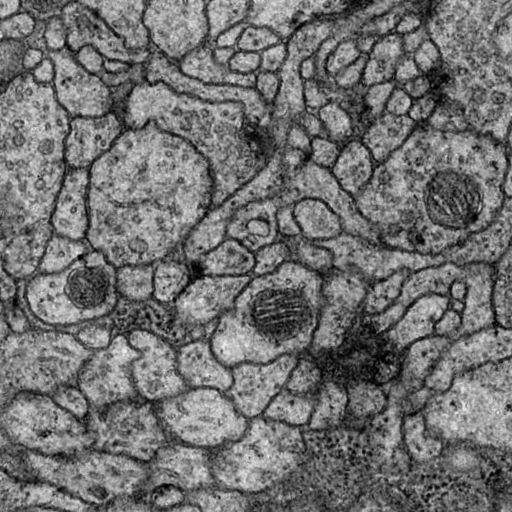
#> input picture Intestinal_organoid_analysis/structured_analysis/UNET/Medical_Datasets/Images/4.png, 512 x 512 px, found by its file name
$ python Skeleton.py
#> lines starting #> are read from the running program, lines starting #| are printed output that depends on the picture; after the words box and inside, x2 and y2 are one past the last pixel; in counts of white or black regions, pixels touching at a corner belong together
### Organoids_tracking/yolov5-unet-track/Skeleton_point.py
def neighbours(x,y,image):
    """Return 8-neighbours of image point P1(x,y), in a clockwise order"""
    img = image
    x_1, y_1, x1, y1 = x-1, y-1, x+1, y+1;
    return [ img[x_1][y], img[x_1][y1], img[x][y1], img[x1][y1], img[x1][y], img[x1][y_1], img[x][y_1], img[x_1][y_1] ]


def getSkeletonIntersection(skeleton):
    """ Given a skeletonised image, it will give the coordinates of the intersections of the skeleton.
    Keyword arguments:
    skeleton -- the skeletonised image to detect the intersections of
    Returns:
    List of 2-tuples (x,y) containing the intersection coordinates
    """
    # A biiiiiig list of valid intersections             2 3 4
    # These are in the format shown to the right         1 C 5
    #                                                    8 7 6
    validIntersection = [[0,1,0,1,0,0,1,0],[0,0,1,0,1,0,0,1],[1,0,0,1,0,1,0,0],
                         [0,1,0,0,1,0,1,0],[0,0,1,0,0,1,0,1],[1,0,0,1,0,0,1,0],
                         [0,1,0,0,1,0,0,1],[1,0,1,0,0,1,0,0],[0,1,0,0,0,1,0,1],
                         [0,1,0,1,0,0,0,1],[0,1,0,1,0,1,0,0],[0,0,0,1,0,1,0,1],
                         [1,0,1,0,0,0,1,0],[1,0,1,0,1,0,0,0],[0,0,1,0,1,0,1,0],
                         [1,0,0,0,1,0,1,0],[1,0,0,1,1,1,0,0],[0,0,1,0,0,1,1,1],
                         [1,1,0,0,1,0,0,1],[0,1,1,1,0,0,1,0],[1,0,1,1,0,0,1,0],
                         [1,0,1,0,0,1,1,0],[1,0,1,1,0,1,1,0],[0,1,1,0,1,0,1,1],
                         [1,1,0,1,1,0,1,0],[1,1,0,0,1,0,1,0],[0,1,1,0,1,0,1,0],
                         [0,0,1,0,1,0,1,1],[1,0,0,1,1,0,1,0],[1,0,1,0,1,1,0,1],
                         [1,0,1,0,1,1,0,0],[1,0,1,0,1,0,0,1],[0,1,0,0,1,0,1,1],
                         [0,1,1,0,1,0,0,1],[1,1,0,1,0,0,1,0],[0,1,0,1,1,0,1,0],
                         [0,0,1,0,1,1,0,1],[1,0,1,0,0,1,0,1],[1,0,0,1,0,1,1,0],
                         [1,0,1,1,0,1,0,0]];
    image = skeleton.copy();
    image = image/255;
    intersections = list();
    for x in range(1,len(image)-1):
        for y in range(1,len(image[x])-1):
            # If we have a white pixel
            if image[x][y] == 1:
                neighbour = neighbours(x,y,image)
                if neighbour in validIntersection:
                    intersections.append((y,x))
    # Filter intersections to make sure we don't count them twice or ones that are very close together
    for point1 in intersections:
        for point2 in intersections:
            if (((point1[0] - point2[0])**2 + (point1[1] - point2[1])**2) < 10**2) and (point1 != point2):
                intersections.remove(point2);
    # Remove duplicates
    intersections = list(set(intersections));
    return intersections;


def  getSkeletonEndpoint(skeleton):
    validEndpoint = [[1,0,0,0,0,0,0,0],
                     [0,1,0,0,0,0,0,0],
                     [0,0,1,0,0,0,0,0],
                     [0,0,0,1,0,0,0,0],
                     [0,0,0,0,1,0,0,0],
                     [0,0,0,0,0,1,0,0],
                     [0,0,0,0,0,0,1,0],
                     [0,0,0,0,0,0,0,1]]
    image = skeleton.copy();
    image = image/255;
    Endpoints = list();
    for x in range(1,len(image)-1):
        for y in range(1,len(image[x])-1):
            # If we have a white pixel
            if image[x][y] == 1:
                neighbour = neighbours(x,y,image)
                if neighbour in validEndpoint:
                    Endpoints.append((y,x))
    Endpoints = list(set(Endpoints))
    return Endpoints

### Organoids_tracking/yolov5-unet-track/Skeleton.py
import numpy as np
import cv2
import random
from skimage import morphology, io
from Skeleton_point import getSkeletonIntersection,getSkeletonEndpoint
STANDARD_COLORS = [
    'AliceBlue', 'Chartreuse', 'Aqua', 'Aquamarine', 'PowderBlue', 'BurlyWood', 'Beige',
    'Bisque','BlanchedAlmond', 'LightPink', 'CadetBlue', 'AntiqueWhite',
    'Chocolate', 'Coral', 'CornflowerBlue', 'Cornsilk', 'Crimson', 'Cyan',
    'DarkCyan', 'DarkGoldenRod', 'DarkGrey', 'DarkKhaki', 'DarkOrange',
    'DarkOrchid', 'DarkSalmon', 'DarkSeaGreen', 'DarkTurquoise', 'DarkViolet',
    'DeepPink', 'DeepSkyBlue', 'DodgerBlue', 'FireBrick', 'FloralWhite',
    'ForestGreen', 'Fuchsia', 'Gainsboro', 'GhostWhite', 'Gold', 'GoldenRod',
    'Salmon', 'Tan', 'HoneyDew', 'HotPink', 'IndianRed', 'Ivory', 'Khaki',
    'Lavender', 'LavenderBlush', 'LawnGreen', 'LemonChiffon', 'LightBlue',
    'LightCoral', 'LightCyan', 'LightGoldenRodYellow', 'LightGray', 'LightGrey',
    'LightGreen', 'BlueViolet', 'LightSalmon', 'LightSeaGreen', 'LightSkyBlue',
    'LightSlateGray', 'LightSlateGrey', 'LightSteelBlue', 'LightYellow', 'Lime',
    'LimeGreen', 'Linen', 'Magenta', 'MediumAquaMarine', 'MediumOrchid',
    'MediumPurple', 'MediumSeaGreen', 'MediumSlateBlue', 'MediumSpringGreen',
    'MediumTurquoise', 'MediumVioletRed', 'MintCream', 'MistyRose', 'Moccasin',
    'NavajoWhite', 'OldLace', 'Olive', 'OliveDrab', 'Orange', 'OrangeRed',
    'Orchid', 'PaleGoldenRod', 'PaleGreen', 'PaleTurquoise', 'PaleVioletRed',
    'PapayaWhip', 'PeachPuff', 'Peru', 'Pink', 'Plum', 'Maroon', 'Purple',
    'Red', 'RosyBrown', 'RoyalBlue', 'SaddleBrown', 'Green', 'SandyBrown',
    'SeaGreen', 'SeaShell', 'Sienna', 'Silver', 'SkyBlue', 'SlateBlue',
    'SlateGray', 'SlateGrey', 'Snow', 'SpringGreen', 'SteelBlue', 'GreenYellow',
    'Teal', 'Thistle', 'Tomato', 'Turquoise', 'Violet', 'Wheat', 'White',
    'WhiteSmoke', 'Yellow', 'YellowGreen'
]
# binary image thinning (skeletonization) in-place.
# implements Zhang-Suen algorithm.
# http://agcggs680.pbworks.com
# /f/Zhan-Suen_algorithm.pdf
# @param im   the binary image
# [37 lines left out: functions thinningZS, thinningZSIteration, not called in this run]


def thinningSkimage(im):
    from skimage.morphology import skeletonize
    return skeletonize(im).astype(np.uint8)


def thinning(im):
    try:
        return thinningSkimage(im)
    except:
        return thinningZS(im)


# check if a region has any white pixel
def notEmpty(im, x, y, w, h):
    return np.sum(im) > 0


# merge ith fragment of second chunk to first chunk
# @param c0   fragments from first  chunk
# @param c1   fragments from second chunk
# @param i    index of the fragment in first chunk
# @param sx   (x or y) coordinate of the seam
# @param isv  is vertical, not horizontal?
# @param mode 2-bit flag,
#             MSB = is matching the left (not right) end of the fragment from first  chunk
#             LSB = is matching the right (not left) end of the fragment from second chunk
# @return     matching successful?
#
def mergeImpl(c0, c1, i, sx, isv, mode):
    B0 = (mode >> 1 & 1) > 0;  # match c0 left
    B1 = (mode >> 0 & 1) > 0;  # match c1 left
    mj = -1;
    md = 4;  # maximum offset to be regarded as continuous

    p1 = c1[i][0 if B1 else -1];

    if (abs(p1[isv] - sx) > 0):  # not on the seam, skip
        return False

    # find the best match
    for j in range(len(c0)):
        p0 = c0[j][0 if B0 else -1];
        if (abs(p0[isv] - sx) > 1):  # not on the seam, skip
            continue

        d = abs(p0[not isv] - p1[not isv]);
        if (d < md):
            mj = j;
            md = d;

    if (mj != -1):  # best match is good enough, merge them
        if (B0 and B1):
            c0[mj] = list(reversed(c1[i])) + c0[mj]
        elif (not B0 and B1):
            c0[mj] += c1[i]
        elif (B0 and not B1):
            c0[mj] = c1[i] + c0[mj]
        else:
            c0[mj] += list(reversed(c1[i]))

        c1.pop(i);
        return True;
    return False;


HORIZONTAL = 1;
VERTICAL = 2;


# merge fragments from two chunks
# @param c0   fragments from first  chunk
# @param c1   fragments from second chunk
# @param sx   (x or y) coordinate of the seam
# @param dr   merge direction, HORIZONTAL or VERTICAL?
#
def mergeFrags(c0, c1, sx, dr):
    for i in range(len(c1) - 1, -1, -1):
        if (dr == HORIZONTAL):
            if (mergeImpl(c0, c1, i, sx, False, 1)): continue;
            if (mergeImpl(c0, c1, i, sx, False, 3)): continue;
            if (mergeImpl(c0, c1, i, sx, False, 0)): continue;
            if (mergeImpl(c0, c1, i, sx, False, 2)): continue;
        else:
            if (mergeImpl(c0, c1, i, sx, True, 1)): continue;
            if (mergeImpl(c0, c1, i, sx, True, 3)): continue;
            if (mergeImpl(c0, c1, i, sx, True, 0)): continue;
            if (mergeImpl(c0, c1, i, sx, True, 2)): continue;

    c0 += c1


# recursive bottom: turn chunk into polyline fragments;
# look around on 4 edges of the chunk, and identify the "outgoing" pixels;
# add segments connecting these pixels to center of chunk;
# apply heuristics to adjust center of chunk
#
# @param im   the bitmap image
# @param x    left of   chunk
# @param y    top of    chunk
# @param w    width of  chunk
# @param h    height of chunk
# @return     the polyline fragments
#
def chunkToFrags(im, x, y, w, h):
    frags = []
    on = False;  # to deal with strokes thicker than 1px
    li = -1;
    lj = -1;

    # walk around the edge clockwise
    for k in range(h + h + w + w - 4):
        i = 0;
        j = 0;
        if (k < w):
            i = y + 0;
            j = x + k;
        elif (k < w + h - 1):
            i = y + k - w + 1;
            j = x + w - 1;
        elif (k < w + h + w - 2):
            i = y + h - 1;
            j = x + w - (k - w - h + 3);
        else:
            i = y + h - (k - w - h - w + 4);
            j = x + 0;

        if (im[i, j]):  # found an outgoing pixel
            if (not on):  # left side of stroke
                on = True;
                frags.append([[j, i], [x + w // 2, y + h // 2]])
        else:
            if (on):  # right side of stroke, average to get center of stroke
                frags[-1][0][0] = (frags[-1][0][0] + lj) // 2;
                frags[-1][0][1] = (frags[-1][0][1] + li) // 2;
                on = False;
        li = i;
        lj = j;

    if (len(frags) == 2):  # probably just a line, connect them
        f = [frags[0][0], frags[1][0]];
        frags.pop(0);
        frags.pop(0);
        frags.append(f);
    elif (len(frags) > 2):  # it's a crossroad, guess the intersection
        ms = 0;
        mi = -1;
        mj = -1;
        # use convolution to find brightest blob
        for i in range(y + 1, y + h - 1):
            for j in range(x + 1, x + w - 1):
                s = \
                    (im[i - 1, j - 1]) + (im[i - 1, j]) + (im[i - 1, j + 1]) + \
                    (im[i, j - 1]) + (im[i, j]) + (im[i, j + 1]) + \
                    (im[i + 1, j - 1]) + (im[i + 1, j]) + (im[i + 1, j + 1]);
                if (s > ms):
                    mi = i;
                    mj = j;
                    ms = s;
                elif (s == ms and abs(j - (x + w // 2)) + abs(i - (y + h // 2)) < abs(mj - (x + w // 2)) + abs(
                        mi - (y + h // 2))):
                    mi = i;
                    mj = j;
                    ms = s;

        if (mi != -1):
            for i in range(len(frags)):
                frags[i][1] = [mj, mi]
    return frags;


# Trace skeleton from thinning result.
# Algorithm:
# 1. if chunk size is small enough, reach recursive bottom and turn it into segments
# 2. attempt to split the chunk into 2 smaller chunks, either horizontall or vertically;
#    find the best "seam" to carve along, and avoid possible degenerate cases
# 3. recurse on each chunk, and merge their segments
#
# @param im      the bitmap image
# @param x       left of   chunk
# @param y       top of    chunk
# @param w       width of  chunk
# @param h       height of chunk
# @param csize   chunk size
# @param maxIter maximum number of iterations
# @param rects   if not null, will be populated with chunk bounding boxes (e.g. for visualization)
# @return        an array of polylines
#
def traceSkeleton(im, x, y, w, h, csize, maxIter, rects):
    frags = []

    if (maxIter == 0):  # gameover
        return frags;
    if (w <= csize and h <= csize):  # recursive bottom
        frags += chunkToFrags(im, x, y, w, h);
        return frags;

    ms = im.shape[0] + im.shape[1];  # number of white pixels on the seam, less the better
    mi = -1;  # horizontal seam candidate
    mj = -1;  # vertical   seam candidate

    if (h > csize):  # try splitting top and bottom
        for i in range(y + 3, y + h - 3):
            if (im[i, x] or im[(i - 1), x] or im[i, x + w - 1] or im[(i - 1), x + w - 1]):
                continue

            s = 0;
            for j in range(x, x + w):
                s += im[i, j];
                s += im[(i - 1), j];

            if (s < ms):
                ms = s;
                mi = i;
            elif (s == ms and abs(i - (y + h // 2)) < abs(mi - (y + h // 2))):
                # if there is a draw (very common), we want the seam to be near the middle
                # to balance the divide and conquer tree
                ms = s;
                mi = i;

    if (w > csize):  # same as above, try splitting left and right
        for j in range(x + 3, x + w - 2):
            if (im[y, j] or im[(y + h - 1), j] or im[y, j - 1] or im[(y + h - 1), j - 1]):
                continue

            s = 0;
            for i in range(y, y + h):
                s += im[i, j];
                s += im[i, j - 1];
            if (s < ms):
                ms = s;
                mi = -1;  # horizontal seam is defeated
                mj = j;
            elif (s == ms and abs(j - (x + w // 2)) < abs(mj - (x + w // 2))):
                ms = s;
                mi = -1;
                mj = j;

    nf = [];  # new fragments
    if (h > csize and mi != -1):  # split top and bottom
        L = [x, y, w, mi - y];  # new chunk bounding boxes
        R = [x, mi, w, y + h - mi];

        if (notEmpty(im, L[0], L[1], L[2], L[3])):  # if there are no white pixels, don't waste time
            if (rects != None): rects.append(L);
            nf += traceSkeleton(im, L[0], L[1], L[2], L[3], csize, maxIter - 1, rects)  # recurse

        if (notEmpty(im, R[0], R[1], R[2], R[3])):
            if (rects != None): rects.append(R);
            mergeFrags(nf, traceSkeleton(im, R[0], R[1], R[2], R[3], csize, maxIter - 1, rects), mi, VERTICAL);

    elif (w > csize and mj != -1):  # split left and right
        L = [x, y, mj - x, h];
        R = [mj, y, x + w - mj, h];
        if (notEmpty(im, L[0], L[1], L[2], L[3])):
            if (rects != None): rects.append(L);
            nf += traceSkeleton(im, L[0], L[1], L[2], L[3], csize, maxIter - 1, rects);

        if (notEmpty(im, R[0], R[1], R[2], R[3])):
            if (rects != None): rects.append(R);
            mergeFrags(nf, traceSkeleton(im, R[0], R[1], R[2], R[3], csize, maxIter - 1, rects), mj, HORIZONTAL);

    frags += nf;
    if (mi == -1 and mj == -1):  # splitting failed! do the recursive bottom instead
        frags += chunkToFrags(im, x, y, w, h)
    return frags
color = [(255,20,147),(160,32,240),(160,32,240),(255,225,255),(255,69,0),(255,165,0),(139,101,8),(32,178,170),(0,0,0)
         ,(154,255,154)]
global edge_num
edge_num = 0
global point
point = 0
global endpoint
endpoint = 0
# [31 lines left out: function skeleton, not called in this run]
if __name__ == "__main__":
    import cv2
    import random
    from skimage import morphology, io

    im0 = cv2.imread("data/images/4.png")
#> im0 is the input picture: shape (512, 512, 3); min 0, max 246, mean 112.9
    # im1 = cv2.imread("1.jpg")

    im = (im0[:,:,0]>128).astype(np.uint8)
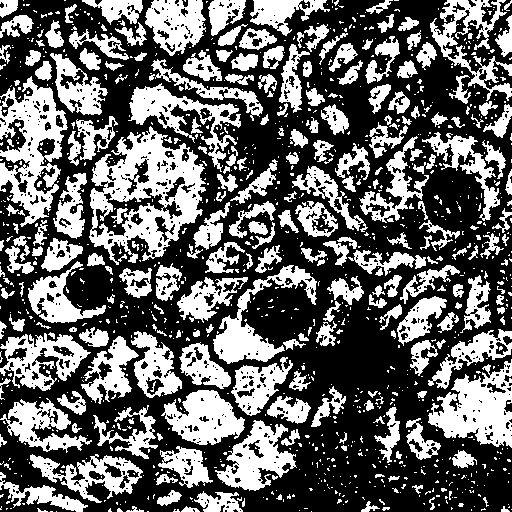
#> im: shape (512, 512); values 0 (black) and 1 (white), 39.9% white; 1166 white regions (914 under 20 px), largest, box (x1, y1, x2, y2) and area: (89, 126, 206, 265) 7613, (0, 76, 68, 227) 4858, (428, 359, 512, 448) 4094


    # [5 lines of commented-out code are left out]
    im = thinning(im)
#> in thinningSkimage, `return skeletonize(im).astype(np.uint8)`:
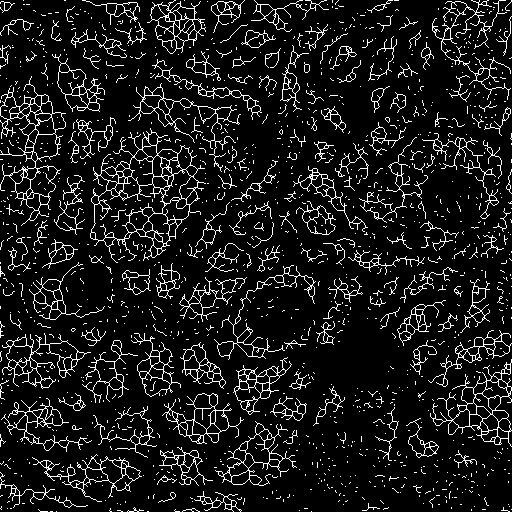
#> returned value: shape (512, 512); values 0 (black) and 1 (white), 10.1% white in thin lines or dots

    mask = np.zeros(im0.shape[0:2], dtype="uint8")
    from Skeleton_point import getSkeletonIntersection,getSkeletonEndpoint

    print(type(im))
#| <class 'numpy.ndarray'>
    # cv2.imshow('',im*255);cv2.waitKey(0)
    #   im =   morphology.skeletonize(im)
    rects = []
    polys = traceSkeleton(im, 0, 0, im.shape[1], im.shape[0], 10, 999, rects)
#> after the loop in traceSkeleton, `for i in range(y + 3, y + h - 3):`: mi = 506; ms = 44
#> after the loop in traceSkeleton, `for j in range(x + 3, x + w - 2):`: mi = -1; mj = 366; ms = 44
#> in traceSkeleton, `L = [x, y, mj - x, h];`: L = [0, 0, 366, 512]
#> in traceSkeleton, `R = [mj, y, x + w - mj, h];`: R = [366, 0, 146, 512]
#> after the loop in chunkToFrags, `for k in range(h + h + w + w - 4):`: frags = [[[5, 2], [3, 3]], [[4, 5], [3, 3]], [[0, 2], [3, 3]]]; on = False
#> after the loop in chunkToFrags, `for i in range(y + 1, y + h - 1):`: mi = 2; mj = 3; ms = 4
#> the loop in chunkToFrags, `for i in range(len(frags)):` made 3 passes
#> after the loop in chunkToFrags, `for i in range(len(frags)):`: frags = [[[5, 2], [3, 2]], [[4, 5], [3, 2]], [[0, 2], [3, 2]]]
#> the loop in chunkToFrags (call 2), `for k in range(h + h + w + w - 4):` made 24 passes
#> (i, j, li, lj) on passes 7 to 18: (7, 5, 7, 5), (8, 5, 8, 5), (9, 5, 9, 5), (10, 5, 10, 5), (11, 5, 11, 5), (12, 5, 12, 5), (13, 5, 13, 5), (13, 4, 13, 4), (13, 3, 13, 3), (13, 2, 13, 2), (13, 1, 13, 1), (13, 0, 13, 0)
#> (i, li) on passes 1 to 6: (6, 6), (6, 6), (6, 6), (6, 6), (6, 6), (6, 6)
#> the loop in chunkToFrags (call 2), `for i in range(len(frags)):` made 3 passes
#> the loop in mergeFrags, `for i in range(len(c1) - 1, -1, -1):` made 3 passes
#> i on passes 1, 3: 2, 0
#> in mergeFrags, `c0 += c1`: c0 = [[[5, 2], [3, 2]], [[3, 10], [4, 6], [4, 5], [3, 2]], [[0, 2], [3, 2]], [[5, 10], [3, 10]], [[0, 8], [3, 10]]]
#> the loop in mergeFrags (call 2), `for i in range(len(c1) - 1, -1, -1):` made 1 pass

    for l in polys:
        c = (200 * random.random(), 200 * random.random(), 200 * random.random())
        for i in range(0, len(l) - 1):
            # cv2.line(im0,(l[i][0],l[i][1]),(l[i+1][0],l[i+1][1]),c)
            cv2.line(im0, (l[i][0], l[i][1]), (l[i + 1][0], l[i + 1][1]), c)
            cv2.line(mask,(l[i][0], l[i][1]), (l[i + 1][0], l[i + 1][1]), 255)
#> this loop made 2898 passes
#> l on passes 1 to 3: [[11, 4], [6, 2], [5, 2], [3, 2]], [[3, 10], [4, 6], [4, 5], [3, 2]], [[0, 2], [3, 2]]
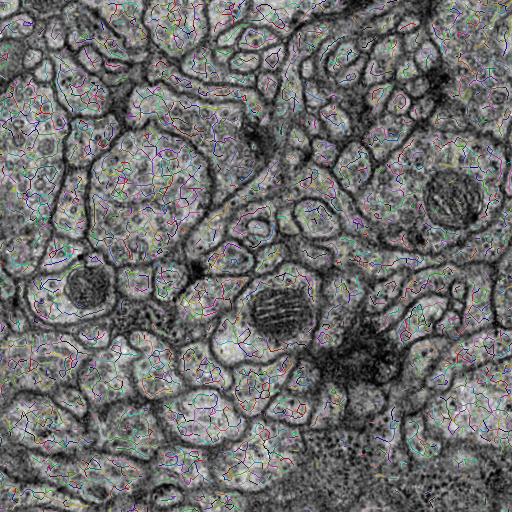
#> im0: shape (512, 512, 3); 8.42% of pixels changed, all inside (x1, y1, x2, y2) = (0, 0, 512, 512)
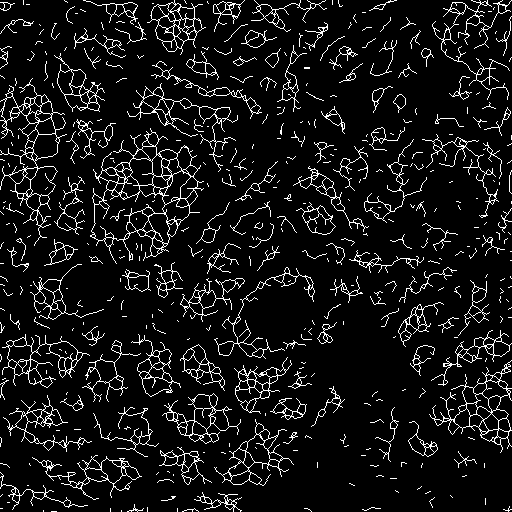
#> mask: shape (512, 512); 8.4% white in thin lines or dots
    print(len(polys))
#| 2898
    point = getSkeletonIntersection(mask)
#> in getSkeletonIntersection, `image = image/255;`: image: shape (512, 512) float64; values 0 (black) and 1 (white), 8.4% white in thin lines or dots
#> the loop in getSkeletonIntersection, `for point1 in intersections:` made 640 passes
#> point1 on passes 1 to 3: (390, 1), (3, 2), (174, 2)
    endpoint = getSkeletonEndpoint(mask)
    print("point="+str(point))
#> (printed output is left out)
    print("endpoint="+str(endpoint))
    cv2.imshow('', mask)
    cv2.waitKey(0)
